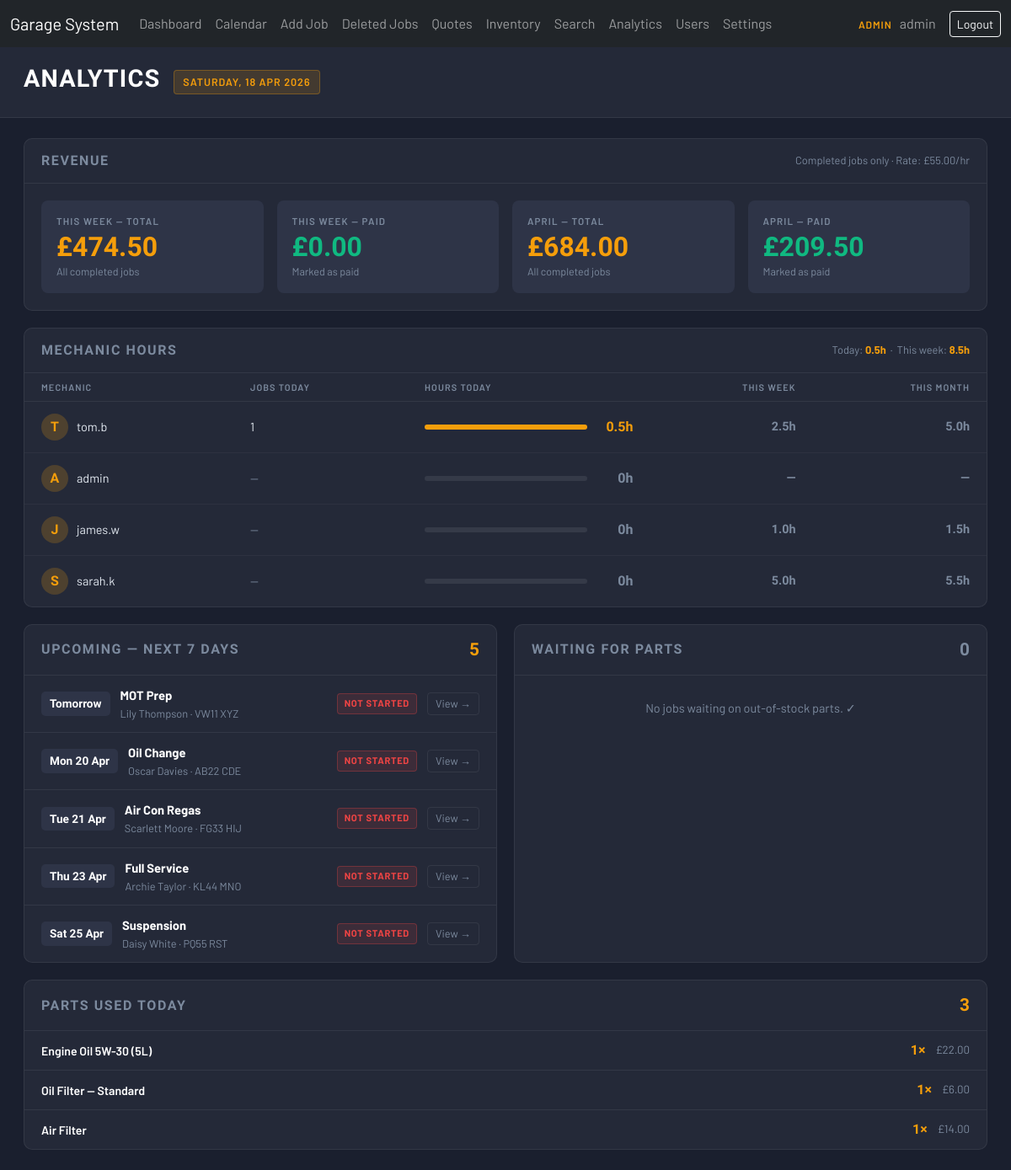
Screenshot of /PHP/analytics.php (signed in) with the database file from the repository.
### tables this page shows
CREATE TABLE IF NOT EXISTS settings (
    key_name VARCHAR(50) PRIMARY KEY,
    value    VARCHAR(100) NOT NULL
);

CREATE TABLE IF NOT EXISTS users (
    id                   INT AUTO_INCREMENT PRIMARY KEY,
    username             VARCHAR(100) NOT NULL UNIQUE,
    password_hash        VARCHAR(255) NOT NULL,
    role                 ENUM('admin','mechanic') NOT NULL DEFAULT 'mechanic',
    must_change_password TINYINT(1)  NOT NULL DEFAULT 0,
    created_at           DATETIME    DEFAULT NOW()
);

CREATE TABLE IF NOT EXISTS jobs (
    id             INT AUTO_INCREMENT PRIMARY KEY,
    job_date       DATE         NOT NULL,
    customer_name  VARCHAR(150) NOT NULL,
    vehicle        VARCHAR(100) DEFAULT NULL,
    registration   VARCHAR(20)  DEFAULT NULL,
    job_type       VARCHAR(100) DEFAULT NULL,
    description    TEXT         DEFAULT NULL,
    status         ENUM('pending','in_progress','complete') NOT NULL DEFAULT 'pending',
    assigned_to    INT          DEFAULT NULL,
    payment_status ENUM('unpaid','paid') NOT NULL DEFAULT 'unpaid',
    stock_deducted TINYINT(1)  DEFAULT 0,
    deleted        TINYINT(1)  NOT NULL DEFAULT 0,
    deleted_at     DATETIME     DEFAULT NULL,
    deleted_by     VARCHAR(100) DEFAULT NULL
);

### htdocs/PHP/get_rate.php (called while the page is built, shortened)
<?php
function get_hourly_rate($conn) {
    $result = $conn->query("SELECT value FROM settings WHERE key_name='hourly_rate'");
    if($result && $row = $result->fetch_assoc()) return floatval($row["value"]);
    return 50.00;
}

### htdocs/PHP/analytics.php (the view, shortened to what this page needs)
<?php
include "config.php";
include "navbar.php";
include "get_rate.php";
$hourly_rate = get_hourly_rate($conn);
$today       = date("Y-m-d");
$this_month  = date("Y-m");
$this_week_start = date("Y-m-d", strtotime("monday this week"));
$mech_hours = $conn->query("
    SELECT u.username, u.id as user_id,
        COALESCE(SUM(CASE WHEN j.job_date = '$today' THEN jt.hours ELSE 0 END), 0) as hours_today,
        COALESCE(SUM(CASE WHEN j.job_date >= '$this_week_start' THEN jt.hours ELSE 0 END), 0) as hours_week,
        COALESCE(SUM(CASE WHEN DATE_FORMAT(j.job_date,'%Y-%m') = '$this_month' THEN jt.hours ELSE 0 END), 0) as hours_month,
        COUNT(DISTINCT CASE WHEN j.job_date = '$today' THEN j.id END) as jobs_today
    FROM users u
    LEFT JOIN job_time jt ON jt.logged_by = u.id
    LEFT JOIN jobs j ON jt.job_id = j.id AND (j.deleted=0 OR j.deleted IS NULL)
    GROUP BY u.id, u.username
    ORDER BY hours_today DESC, u.username ASC
");
$mech_rows = [];
if($mech_hours) {
    while($r = $mech_hours->fetch_assoc()) $mech_rows[] = $r;
}
$upcoming = $conn->query("
    SELECT id, job_type, customer_name, vehicle, registration, job_date, status
    FROM jobs
    WHERE job_date > '$today'
      AND job_date <= DATE_ADD('$today', INTERVAL 7 DAY)
      AND (deleted=0 OR deleted IS NULL)
    ORDER BY job_date ASC
");
$upcoming_jobs = [];
while($r = $upcoming->fetch_assoc()) $upcoming_jobs[] = $r;
$parts_today = $conn->query("
    SELECT jp.part_name, SUM(jp.quantity) as total_qty, SUM(jp.quantity * jp.price) as total_cost
    FROM job_parts jp
    JOIN jobs j ON jp.job_id = j.id
    WHERE j.job_date = '$today' AND (j.deleted=0 OR j.deleted IS NULL)
    GROUP BY jp.part_name
    ORDER BY total_qty DESC
");
$parts_today_rows = [];
while($r = $parts_today->fetch_assoc()) $parts_today_rows[] = $r;
$waiting_rows = [];
$rev = $conn->query("
    SELECT
        SUM(CASE WHEN j.job_date >= '$this_week_start' THEN
            (COALESCE((SELECT SUM(hours) FROM job_time WHERE job_id=j.id),0) * $hourly_rate)
            + COALESCE((SELECT SUM(quantity*price) FROM job_parts WHERE job_id=j.id),0)
        ELSE 0 END) as week_revenue,
        SUM(CASE WHEN DATE_FORMAT(j.job_date,'%Y-%m') = '$this_month' THEN
            (COALESCE((SELECT SUM(hours) FROM job_time WHERE job_id=j.id),0) * $hourly_rate)
            + COALESCE((SELECT SUM(quantity*price) FROM job_parts WHERE job_id=j.id),0)
        ELSE 0 END) as month_revenue,
        SUM(CASE WHEN j.job_date >= '$this_week_start' AND j.payment_status='paid' THEN
            (COALESCE((SELECT SUM(hours) FROM job_time WHERE job_id=j.id),0) * $hourly_rate)
            + COALESCE((SELECT SUM(quantity*price) FROM job_parts WHERE job_id=j.id),0)
        ELSE 0 END) as week_paid,
        SUM(CASE WHEN DATE_FORMAT(j.job_date,'%Y-%m') = '$this_month' AND j.payment_status='paid' THEN
            (COALESCE((SELECT SUM(hours) FROM job_time WHERE job_id=j.id),0) * $hourly_rate)
            + COALESCE((SELECT SUM(quantity*price) FROM job_parts WHERE job_id=j.id),0)
        ELSE 0 END) as month_paid
    FROM jobs j
    WHERE j.status='complete' AND (j.deleted=0 OR j.deleted IS NULL)
")->fetch_assoc();
$week_rev   = floatval($rev["week_revenue"]  ?? 0);
$month_rev  = floatval($rev["month_revenue"] ?? 0);
$week_paid  = floatval($rev["week_paid"]     ?? 0);
$month_paid = floatval($rev["month_paid"]    ?? 0);
$total_hours_today = array_sum(array_column($mech_rows, 'hours_today'));
$total_hours_week  = array_sum(array_column($mech_rows, 'hours_week'));
?>
<!DOCTYPE html>
<html lang="en">
<head>
<link href="https://cdn.jsdelivr.net/npm/bootstrap@5.3.3/dist/css/bootstrap.min.css" rel="stylesheet">
</head>
<body>
<div class="page-header">
    <h1>Analytics</h1>
    <span class="today-badge"><?php echo date("l, d M Y"); ?></span>
</div>
<div class="analytics-grid">
    <div class="panel full-width">
        <div class="panel-header">
            <span class="panel-title">Revenue</span>
            <span style="font-size:0.8rem;color:var(--text-muted);">Completed jobs only · Rate: £<?php echo number_format($hourly_rate,2); ?>/hr</span>
        </div>
        <div class="rev-grid">
            <div class="rev-card">
                <div class="rev-label">This Week — Total</div>
                <div class="rev-value" style="color:var(--accent);">£<?php echo number_format($week_rev,2); ?></div>
                <div class="rev-sub">All completed jobs</div>
            </div>
            <div class="rev-card">
                <div class="rev-label">This Week — Paid</div>
                <div class="rev-value" style="color:var(--green);">£<?php echo number_format($week_paid,2); ?></div>
                <div class="rev-sub">Marked as paid</div>
            </div>
            <div class="rev-card">
                <div class="rev-label"><?php echo date("F"); ?> — Total</div>
                <div class="rev-value" style="color:var(--accent);">£<?php echo number_format($month_rev,2); ?></div>
                <div class="rev-sub">All completed jobs</div>
            </div>
            <div class="rev-card">
                <div class="rev-label"><?php echo date("F"); ?> — Paid</div>
                <div class="rev-value" style="color:var(--green);">£<?php echo number_format($month_paid,2); ?></div>
                <div class="rev-sub">Marked as paid</div>
            </div>
        </div>
    </div>
    <div class="panel full-width">
        <div class="panel-header">
            <span class="panel-title">Mechanic Hours</span>
            <span style="font-size:0.8rem;color:var(--text-muted);">
                Today: <strong style="color:var(--accent);"><?php echo number_format($total_hours_today,1); ?>h</strong>
                &nbsp;·&nbsp; This week: <strong style="color:var(--accent);"><?php echo number_format($total_hours_week,1); ?>h</strong>
            </span>
        </div>
        <?php if(empty($mech_rows)): ?>
            <div class="empty-state">No mechanics found.</div>
        <?php else: ?>
            <?php $max_today = max(array_column($mech_rows,'hours_today') ?: [1]); ?>
            <table class="mech-table">
                <thead>
                    <tr>
                        <th>Mechanic</th>
                        <th>Jobs Today</th>
                        <th>Hours Today</th>
                        <th class="right">This Week</th>
                        <th class="right">This Month</th>
                    </tr>
                </thead>
                <tbody>
                <?php foreach($mech_rows as $m): ?>
                    <?php $pct = $max_today > 0 ? ($m['hours_today'] / $max_today * 100) : 0; ?>
                    <tr>
                        <td>
                            <div class="mech-name-wrap">
                                <div class="mech-avatar"><?php echo strtoupper(substr($m['username'],0,1)); ?></div>
                                <?php echo htmlspecialchars($m['username']); ?>
                            </div>
                        </td>
                        <td><?php echo intval($m['jobs_today']) ?: '<span style="color:var(--text-muted);">—</span>'; ?></td>
                        <td>
                            <div class="hours-bar-wrap">
                                <div class="hours-bar">
                                    <div class="hours-bar-fill" style="width:<?php echo $pct; ?>%"></div>
                                </div>
                                <span class="hours-num <?php echo $m['hours_today'] == 0 ? 'hours-zero' : ''; ?>">
                                    <?php echo $m['hours_today'] > 0 ? number_format($m['hours_today'],1).'h' : '0h'; ?>
                                </span>
                            </div>
                        </td>
                        <td class="right" style="font-family:'Barlow Condensed',sans-serif;font-weight:700;color:var(--text-muted);">
                            <?php echo $m['hours_week'] > 0 ? number_format($m['hours_week'],1).'h' : '—'; ?>
                        </td>
                        <td class="right" style="font-family:'Barlow Condensed',sans-serif;font-weight:700;color:var(--text-muted);">
                            <?php echo $m['hours_month'] > 0 ? number_format($m['hours_month'],1).'h' : '—'; ?>
                        </td>
                    </tr>
                <?php endforeach; ?>
                </tbody>
            </table>
        <?php endif; ?>
    </div>
    <div class="panel">
        <div class="panel-header">
            <span class="panel-title">Upcoming — Next 7 Days</span>
            <span class="panel-count"><?php echo count($upcoming_jobs); ?></span>
        </div>
        <?php if(empty($upcoming_jobs)): ?>
            <div class="empty-state">No jobs scheduled in the next 7 days.</div>
        <?php else: ?>
            <?php foreach($upcoming_jobs as $j): ?>
                <?php
                    $jdate = strtotime($j['job_date']);
                    $day_label = date('D d M', $jdate);
                    $diff = (strtotime($j['job_date']) - strtotime($today)) / 86400;
                    if($diff == 1) $day_label = 'Tomorrow';
                    $pill = match($j['status']) {
                        'in progress' => 'pill-ip',
                        'complete'    => 'pill-cp',
                        default       => 'pill-ns'
                    };
                    $status_short = match($j['status']) {
                        'in progress' => 'In Progress',
                        'complete'    => 'Complete',
                        default       => 'Not Started'
                    };
                ?>
                <div class="upcoming-row">
                    <div class="day-badge"><?php echo $day_label; ?></div>
                    <div class="upcoming-info">
                        <div class="upcoming-type"><?php echo htmlspecialchars($j['job_type']); ?></div>
                        <div class="upcoming-sub"><?php echo htmlspecialchars($j['customer_name']); ?> · <?php echo htmlspecialchars($j['registration']); ?></div>
                    </div>
                    <span class="status-pill <?php echo $pill; ?>"><?php echo $status_short; ?></span>
                    <a class="job-link" href="view_job.php?id=<?php echo $j['id']; ?>">View →</a>
                </div>
            <?php endforeach; ?>
        <?php endif; ?>
    </div>
    <div class="panel">
        <div class="panel-header">
            <span class="panel-title">Waiting for Parts</span>
            <span class="panel-count" style="color:<?php echo count($waiting_rows) > 0 ? 'var(--orange)' : 'var(--text-muted)'; ?>">
                <?php echo count($waiting_rows); ?>
            </span>
        </div>
        <?php if(empty($waiting_rows)): ?>
            <div class="empty-state">No jobs waiting on out-of-stock parts. ✓</div>
        <?php endif; ?>
    </div>
    <div class="panel full-width">
        <div class="panel-header">
            <span class="panel-title">Parts Used Today</span>
            <span class="panel-count"><?php echo count($parts_today_rows); ?></span>
        </div>
        <?php if(empty($parts_today_rows)): ?>
            <div class="empty-state">No parts recorded on today's jobs.</div>
        <?php else: ?>
            <?php foreach($parts_today_rows as $p): ?>
                <div class="parts-row">
                    <div class="parts-name"><?php echo htmlspecialchars($p['part_name']); ?></div>
                    <span class="parts-qty"><?php echo $p['total_qty']; ?>×</span>
                    <span class="parts-cost">£<?php echo number_format($p['total_cost'],2); ?></span>
                </div>
            <?php endforeach; ?>
        <?php endif; ?>
    </div>
</div>
</body>
</html>

### rows the page displays
settings: value "55.00"
users: username "T", username "tom.b", jobs_today "1", $pct 100 (drawn), hours_today "0.5", hours_week "2.5", hours_month "5.0"
users: username "A", username "admin", jobs_today "—", shows "0h"
users: username "J", username "james.w", jobs_today "—", shows "0h", hours_week "1.0", hours_month "1.5"
users: username "S", username "sarah.k", jobs_today "—", shows "0h", hours_week "5.0", hours_month "5.5"
jobs: job_date "Tomorrow", job_type "MOT Prep", customer_name "Lily Thompson", registration "VW11 XYZ", status "NOT STARTED"
jobs: job_date "Mon 20 Apr", job_type "Oil Change", customer_name "Oscar Davies", registration "AB22 CDE", status "NOT STARTED"
jobs: job_date "Tue 21 Apr", job_type "Air Con Regas", customer_name "Scarlett Moore", registration "FG33 HIJ", status "NOT STARTED"
jobs: job_date "Thu 23 Apr", job_type "Full Service", customer_name "Archie Taylor", registration "KL44 MNO", status "NOT STARTED"
jobs: job_date "Sat 25 Apr", job_type "Suspension", customer_name "Daisy White", registration "PQ55 RST", status "NOT STARTED"

### other values shown
$_SESSION["user"] "admin"
$week_rev "474.50"
$week_paid "0.00"
$month_rev "684.00"
$month_paid "209.50"
$total_hours_today "0.5"
$total_hours_week "8.5"
count($upcoming_jobs) "5"
count($waiting_rows) "0"
count($parts_today_rows) "3"
$p['part_name'] "Engine Oil 5W-30 (5L)"
$p['total_qty'] "1"
$p['total_cost'] "22.00"
$p['part_name'] "Oil Filter — Standard"
$p['total_cost'] "6.00"
